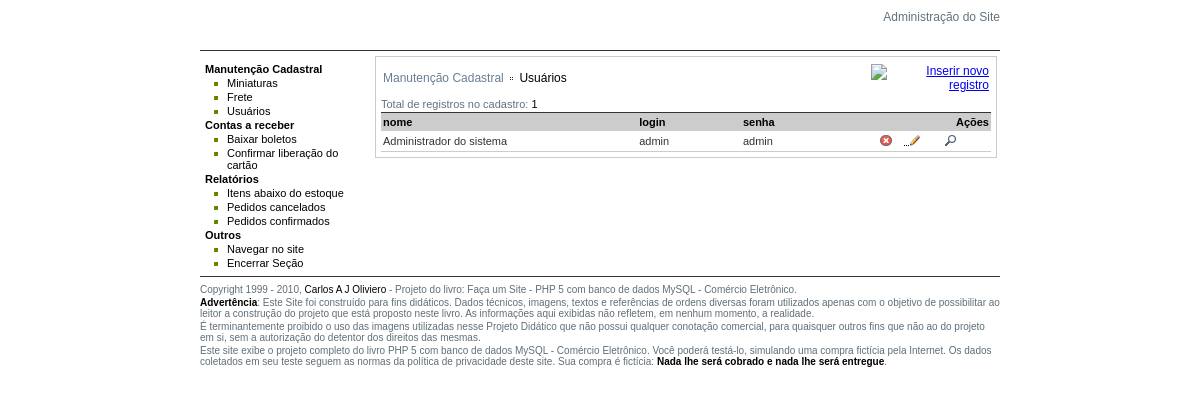
The app's page /adm/cad_usuario_grid.php with its own data.
### tables this page shows
CREATE TABLE IF NOT EXISTS `usuarios` (
  `id` int(11) NOT NULL AUTO_INCREMENT,
  `nome` varchar(30) DEFAULT NULL,
  `login` varchar(30) DEFAULT NULL,
  `senha` varchar(8) DEFAULT NULL,
  `acesso` int(11) DEFAULT NULL,
  PRIMARY KEY (`id`)
);

### adm/cad_usuario_grid.php (the view, shortened to what this page needs)
<?PHP
include "../inc_dbConexao.php";
if ($_GET['id'] == "") {
	$idsel = $_POST['id'];
} else {
	$idsel = $_GET['id'];
}
$sql = "SELECT * FROM usuarios ";
$sql = $sql . " ORDER BY id ";
$rs = mysqli_query($conexao, $sql);
$total_registros = mysqli_num_rows($rs);
?>
<!DOCTYPE html PUBLIC "-//W3C//DTD XHTML 1.0 Transitional//EN" "http://www.w3.org/TR/xhtml1/DTD/xhtml1-transitional.dtd">
<head>
<link href="estilo_adm.css" rel="stylesheet" type="text/css" />
</head>
<body>
<div id="corpo">
<div id="topo">
  <h1>Administração do Site</h1>
</div>
<div id="caixa_menu">
	<?PHP include "inc_menu.php" ?>
</div>
<div id="caixa_conteudo">
<table width="100%" border="0" cellspacing="0" cellpadding="0">
<tr>
<td width="80%"><h1 class="c_cinza">Manutenção Cadastral <img src="../imagens/marcador_setaDir.gif" align="absmiddle" /> <span class="c_preto">Usuários</span> </h1></td>
<td width="20%"><h1 align="right"><a href="cad_usuario.php?acao=ins&amp;titulo=Inclusão de registro"><img src="../imagens/btn_inserir.gif" alt="Inserir novo registro" border="0" /></a></h1></td>
</tr>
</table>
<P>Total de registros no cadastro: <span class="c_preto"><?PHP print $total_registros; ?></span></P>
<table width="100%" cellspacing="0">
<tr>
<td width="42%" class="tabela_titulo">nome</td>
<td width="17%" class="tabela_titulo">login</td>
<td width="20%" class="tabela_titulo">senha</td>
<td colspan="3" class="tabela_titulo"><div align="right">Ações</div></td>
</tr>
<?PHP
while ($reg = mysqli_fetch_array($rs)) {
$id = $reg["id"];
$nome = $reg["nome"];
$login = $reg["login"];
$senha = $reg["senha"];
if ($idsel == $id) {
$fundo = "registro_sel";
} else {
$fundo = "registro";
}
?>
<tr>
<td class="<?PHP print $fundo; ?>"><?PHP print $nome; ?></td>
<td class="<?PHP print $fundo; ?>"><?PHP print $login; ?></td>
<td class="<?PHP print $fundo; ?>"><?PHP print $senha; ?></td>
<td width="6%" class="<?PHP print $fundo; ?>"><a href="cad_usuario.php?acao=exc&id=<?PHP print $id; ?>&titulo=Exclusão de registro"><img src="../imagens/btn_cancelar_reg.gif" alt="Cancelar esse registro" border="0" /></a></td>
<td width="7%" class="<?PHP print $fundo; ?>"><a href="cad_usuario.php?acao=alt&id=<?PHP print $id; ?>&titulo=Alteração de registro"><img src="../imagens/btn_alterar_reg.gif" alt="Alterar esse registro" border="0" /></a></td>
<td width="8%" class="<?PHP print $fundo; ?>"><a href="cad_usuario.php?acao=ver&id=<?PHP print $id; ?>&titulo=Detalhes do registro"><img src="../imagens/btn_ver_detalhes.gif" alt="Ver detalhes desse registro" border="0" /></a></td>
</tr>
<?PHP } ?>
</table>
</div>
<?PHP include "inc_rodape.php" ?>
</div>
</body>
</html>

### adm/estilo_adm.css (style rules this page uses)
body { font-family: Arial, Helvetica, sans-serif; font-size: 12px; background-color: #FFFFFF; margin: 0px; padding: 0px; }
td { font-size: 11px; padding: 2px; color: #333333; }
p { margin-bottom: 2px; margin-top: 2px; margin-right: 0px; margin-left: 0px; }
h1 { font-size: 12px; font-weight: normal; padding-top: 0px; padding-right: 0px; padding-bottom: 2px; padding-left: 0px; margin-top: 0px; margin-right: 0px; margin-bottom: 0px; margin-left: 0px; }
#corpo { width: 800px; margin-top: 0px; margin-right: auto; margin-bottom: 0px; margin-left: auto; vertical-align: top; background-color: #FFFFFF; padding: 0; }
#topo { display: block; height: 40px; text-align: right; background-color: #FFFFFF; background-image: url(../imagens/logo_fs.gif); background-repeat: no-repeat; background-position: left; border-bottom-width: 1px; border-bottom-style: solid; border-bottom-color: #333333; margin-top: 0px; margin-right: 0px; margin-bottom: 5px; margin-left: 0px; color: #62737d; font-size: 11px; padding-top: 10px; padding-right: 0px; padding-bottom: 0px; padding-left: 0px; }
#caixa_menu { display: block; padding: 5px; color: #000000; font-size: 11px; width: 160px; height: 100%; float: left; margin: 0px; font-weight: bold; }
#caixa_conteudo { display: block; border: 1px solid #CCCCCC; color: #62737D; font-size: 11px; margin-bottom: 5px; margin-top: 0px; margin-right: 0px; margin-left: 5px; width: 610px; background-color: #FFFFFF; float: left; padding: 5px; }
.c_preto { color: #000000; }
.c_cinza { color: #697D94; }
.tabela_titulo { color: #000000; background-color: #CCCCCC; font-weight: bold; padding-top: 3px; padding-right: 2px; padding-bottom: 3px; padding-left: 2px; border-top-width: 1px; border-top-style: solid; border-top-color: #333333; margin: 0px; }
.registro { color: #333333; padding: 2px; border-bottom-width: 1px; border-bottom-style: solid; border-bottom-color: #CCCCCC; }

### records on screen
usuarios: nome "Administrador do sistema", login "admin", senha "admin"

### other values on screen
$total_registros "1"
